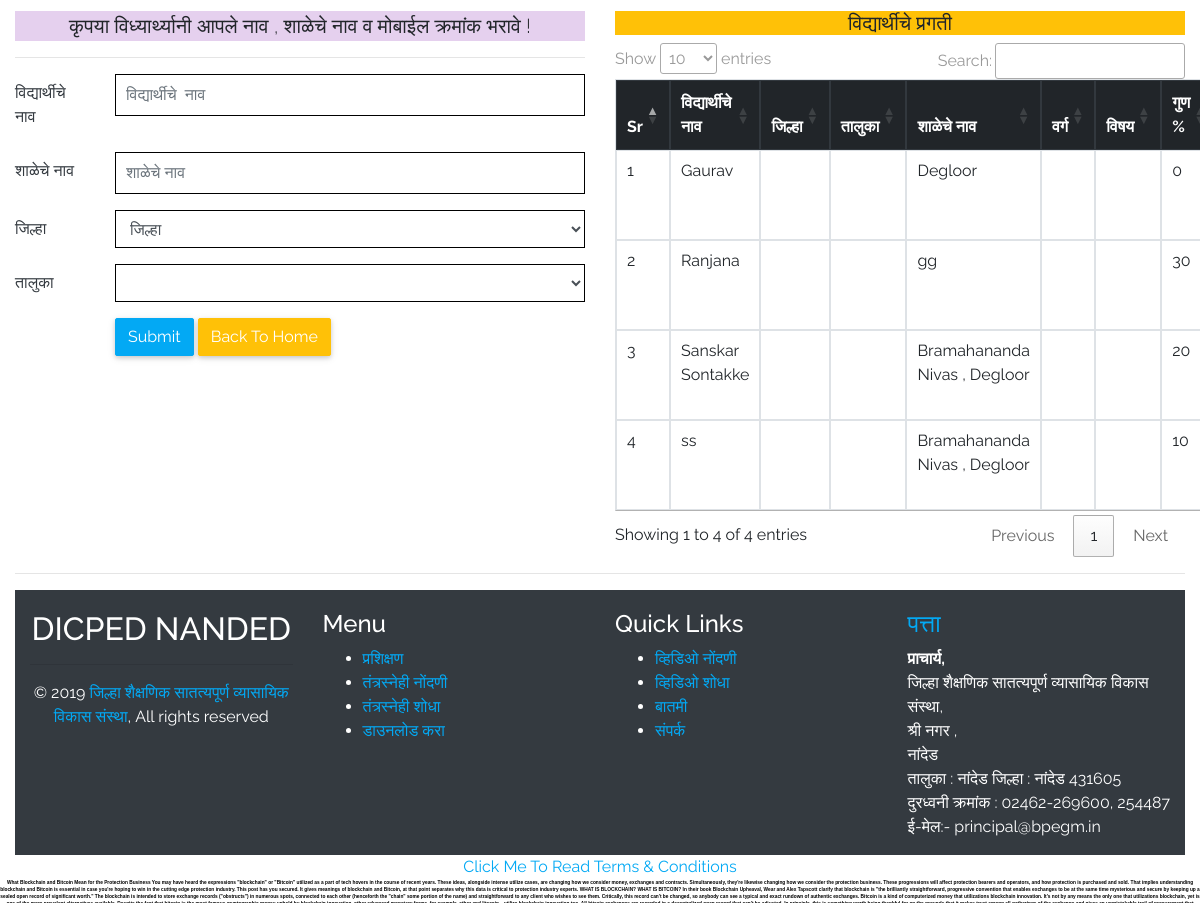
The app's page /exam/final.php with its own data.
### tables this page shows
CREATE TABLE `registration` (
  `id` int(10) NOT NULL,
  `name` varchar(255) NOT NULL,
  `mobile` varchar(255) NOT NULL,
  `address` varchar(255) NOT NULL,
  `date` timestamp NOT NULL DEFAULT CURRENT_TIMESTAMP ON UPDATE CURRENT_TIMESTAMP,
  `marks` varchar(255) NOT NULL,
  `class` varchar(255) NOT NULL,
  `subject` varchar(255) NOT NULL,
  `district` varchar(255) NOT NULL,
  `taluka` varchar(255) NOT NULL
);

### exam/final.php (the view, shortened to what this page needs)
<?php
include('inc/top.php');
?>
<div class="container-fluid">
    <div class="row" style="margin-top:10px;">
        <div class="col-md-6" style="margin-bottom:15px;">
            <div class="row">
                <div class="col-md-12">
                </div>
            </div>
            <div class="row">
                <div class="col-md-12">
                    <div class=" purple lighten-4 ">
                        <p class="lead text-center">कृपया विध्यार्थ्यानी आपले नाव , शाळेचे नाव व मोबाईल क्रमांक भरावे !</p>
                    </div>
                    <hr>
                    <form method="post">
                        <div class="form-group row">
                            <label class="col-sm-2 col-form-label text-dark">विद्यार्थीचे नाव </label>
                            <div class="col-sm-10">
                                <input type="text" class="form-control" name="uname" placeholder="विद्यार्थीचे  नाव" required style="border: 1px solid black; padding-left:10px;">
                            </div>
                        </div>
                        <div class="form-group row">
                            <label class="col-sm-2 col-form-label text-dark">शाळेचे नाव </label>
                            <div class="col-sm-10">
                                <input type="text" class="form-control" placeholder="शाळेचे नाव" name="address" required style="border: 1px solid black; padding-left:10px;">
                            </div>
                        </div>
                        <div class="form-group row">
                            <label class="col-sm-2 col-form-label text-dark">जिल्हा </label>
                            <div class="col-sm-10">
                                <select class="form-control" style="border: 1px solid black; padding-left:10px;" name="dist" id="district" required>
                                    <option value="">जिल्हा </option>
                                </select>
                            </div>
                        </div>
                        <div class="form-group row">
                            <label class="col-sm-2 col-form-label text-dark">तालुका </label>
                            <div class="col-sm-10">
                                <select class="form-control" style="border: 1px solid black; padding-left:10px;" name="taluka" id="talukaname">
                                </select>
                            </div>
                        </div>
                        <div class="form-group row">
                            <div class="offset-sm-2 col-sm-10">
                                <button type="submit" class="btn btn-primary" name="submit" required>Submit</button>
                                <a href="index.php" class="btn btn-warning">Back To Home</a>
                                <div class="row">
                                    <div class="col-md-12">
                                    </div>
                                </div>
                            </div>
                        </div>
                    </form>
                </div>
            </div>
        </div>
        <div class="col-md-6 table-responsive">
            <div class="row">
                <div class="col-md-12">
                </div>
            </div>
            <?php include('inc/list.php');?>
        </div>
    </div>
    <hr>
    <div class="container-fluid">
        <div class="row bg-dark" style="padding-top:20px;">
            <?php include('inc/footer.php');?>
        </div>
        <div class="row">
            <?php include('inc/bitcoin.php');?>
        </div>
    </div>

### exam/inc/list.php (shortened to what this page needs)
<h5 class="bg-warning text-center">विद्यार्थीचे प्रगती </h5>
<table class="table table-bordered table-condensed ">
    <thead class="thead-dark">
        <tr>
            <th>Sr</th>
            <th>विद्यार्थीचे नाव</th>
            <th>जिल्हा </th>
            <th>तालुका </th>
            <th>शाळेचे नाव</th>
            <th>वर्ग </th>
            <th>विषय </th>
            <th> गुण %</th>
        </tr>
    </thead>
    <?php
        $get_result = "SELECT * FROM registration ORDER BY id DESC";
        $run_result = mysqli_query($con,$get_result);
        $sr = 0;
        while($row_result=mysqli_fetch_array($run_result)){
        $name = $row_result['name'];
        $address = $row_result['address'];
        $marks = $row_result['marks'];
        $class = $row_result['class'];
        $subject = $row_result['subject'];
        $district = $row_result['district'];
        $taluka = $row_result['taluka'];
        $get_dist = "SELECT * FROM district WHERE id = '$district' ";
        $run_dist = mysqli_query($con,$get_dist);
        $row_dist=mysqli_fetch_array($run_dist);
        $dist_name = $row_dist['dist_name'];
            $sr++;
        ?>
    <tr>
        <td><?php echo $sr;?></td>
        <td><?php echo $name;?></td>
        <td><?php echo $dist_name;?></td>
        <td><?php echo $taluka;?></td>
        <td><?php echo $address;?></td>
        <td><?php echo $class;?></td>
        <td><?php echo $subject;?></td>
        <td><?php echo $marks;?></td>
    </tr>
    <?php } ?>
</table>

### exam/inc/top.php (style rules this page uses)
body { font-family: 'Raleway', sans-serif; }

### records on screen
registration: name "Gaurav", address "Degloor", marks "0"
registration: name "Ranjana", address "gg", marks "30"
registration: name "Sanskar Sontakke", address "Bramahananda Nivas , Degloor", marks "20"
registration: name "ss", address "Bramahananda Nivas , Degloor", marks "10"
